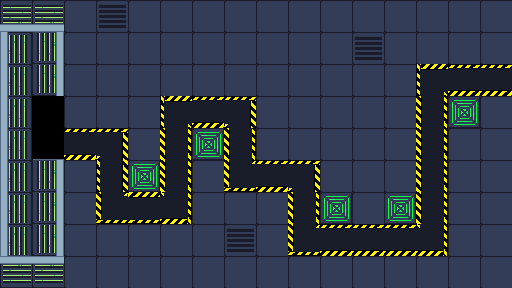

Below is a game level as drawn by its tile map, then a one-line description and the .tmx file that defines it, in full:
An orthogonal 16x9 tile map with 32x32 px tiles, 1 tile layer (Слой тайлов 1), 2 tilesets and 45 objects (28x road, 14x tower, end).

<map version="1.10" tiledversion="1.11.0" orientation="orthogonal" renderorder="right-down" width="16" height="9" tilewidth="32" tileheight="32" infinite="0" nextlayerid="7" nextobjectid="75">
 <tileset firstgid="1" source="13.tsx" />
 <tileset firstgid="21" source="123123.tsx" />
 <layer id="1" name="Слой тайлов 1" width="16" height="9">
  <data encoding="csv">
5,5,3,1,3,3,3,3,3,3,3,3,3,3,3,3,
2684354565,1610612741,3,3,3,3,3,3,3,3,3,1,3,3,3,3,
2684354565,1610612741,3,3,3,3,3,3,3,3,3,3,3,3221225490,17,17,
2684354565,2147483752,3,3,3,3221225490,17,1610612754,3,3,3,3,3,2684354577,6,3,
2684354565,2147483789,17,1610612754,3,2684354577,6,2684354577,3,3,3,3,3,2684354577,3,3,
2684354565,1610612741,3,1610612753,6,2684354577,3,2684354578,17,1610612754,3,3,3,2684354577,3,3,
2684354565,1610612741,3,2684354578,3221225489,18,3,3,3,2684354577,6,3,6,2684354577,3,3,
2684354565,1610612741,3,3,3,3,3,1,3,2684354578,17,17,17,18,3,3,
1073741829,1073741829,3,3,3,3,3,3,3,3,3,3,3,3,3,3
</data>
 </layer>
 <objectgroup id="2" name="tower">
  <object id="2" name="tower" type="tower" x="448.182" y="96" width="32.4545" height="32.3636" visible="0" />
  <object id="3" name="tower" type="tower" x="384.273" y="192.273" width="31.6364" height="31.3636" visible="0" />
  <object id="4" name="tower" type="tower" x="320" y="192" width="32.0909" height="31.7273" visible="0" />
  <object id="5" name="tower" type="tower" x="192.182" y="128" width="31.7273" height="32.0909" visible="0" />
  <object id="6" name="tower" type="tower" x="127.909" y="159.727" width="32.0909" height="32.0909" visible="0" />
  <object id="7" name="tower" type="tower" x="448.182" y="95.9091" width="32.0909" height="32.3636" visible="0" />
  <object id="8" name="tower" type="tower" x="384.091" y="191.909" width="31.9091" height="32.2727" visible="0" />
  <object id="9" name="tower" type="tower" x="320.125" y="191.75" width="32" height="32.375" visible="0" />
  <object id="10" name="tower" type="tower" x="191.75" y="128.25" width="32.25" height="31.75" visible="0" />
  <object id="23" name="tower" type="tower" x="448.5" y="96" width="32" height="32" />
  <object id="24" name="tower" type="tower" x="384" y="191.25" width="32" height="32" />
  <object id="25" name="tower" type="tower" x="320.5" y="192" width="31.25" height="31.75" />
  <object id="26" name="tower" type="tower" x="192" y="128" width="31.75" height="31.75" />
  <object id="27" name="tower" type="tower" x="128.25" y="159.75" width="30.75" height="31.75" />
  <object id="59" gid="5" x="64" y="128" width="32" height="32" rotation="270" />
 </objectgroup>
 <objectgroup id="4" name="road">
  <object id="19" name="road" type="road" x="32" y="128" width="32" height="32" />
  <object id="20" name="road" type="road" x="64" y="128" width="32" height="32" />
  <object id="21" name="road" type="road" x="96" y="128" width="32" height="32" />
  <object id="28" name="road" type="road" x="96" y="160" width="32" height="32" />
  <object id="29" name="road" type="road" x="96" y="192" width="32" height="32" />
  <object id="30" name="road" type="road" x="128" y="192" width="32" height="32" />
  <object id="31" name="road" type="road" x="160" y="192" width="32" height="32" />
  <object id="32" name="road" type="road" x="160" y="160" width="32" height="32" />
  <object id="33" name="road" type="road" x="160" y="128" width="32" height="32" />
  <object id="34" name="road" type="road" x="160" y="96" width="32" height="32" />
  <object id="35" name="road" type="road" x="192" y="96" width="32" height="32" />
  <object id="36" name="road" type="road" x="224" y="96" width="32" height="32" />
  <object id="37" name="road" type="road" x="224" y="128" width="32" height="32" />
  <object id="38" name="road" type="road" x="224" y="160" width="32" height="32" />
  <object id="39" name="road" type="road" x="256" y="160" width="32" height="32" />
  <object id="40" name="road" type="road" x="288" y="160" width="32" height="32" />
  <object id="41" name="road" type="road" x="288" y="192" width="32" height="32" />
  <object id="42" name="road" type="road" x="288" y="224" width="32" height="32" />
  <object id="43" name="road" type="road" x="320" y="224" width="32" height="32" />
  <object id="44" name="road" type="road" x="354" y="224" width="32" height="32" />
  <object id="45" name="road" type="road" x="384" y="224" width="32" height="32" />
  <object id="46" name="road" type="road" x="416" y="224" width="32" height="32" />
  <object id="48" name="road" type="road" x="416" y="192" width="32" height="32" />
  <object id="49" name="road" type="road" x="416" y="160" width="32" height="32" />
  <object id="50" name="road" type="road" x="416" y="128" width="32" height="32" />
  <object id="51" name="road" type="road" x="416" y="96" width="32" height="32" />
  <object id="52" name="road" type="road" x="416" y="64" width="32" height="32" />
  <object id="53" name="road" type="road" x="448" y="64" width="32" height="32" />
  <object id="54" name="road" type="end" x="480" y="64" width="32" height="32" />
 </objectgroup>
 <objectgroup id="6" name="end" />
 <objectgroup id="5" name="enemy">
  <object id="56" x="32" y="128" width="32" height="30.6667" />
 </objectgroup>
</map>